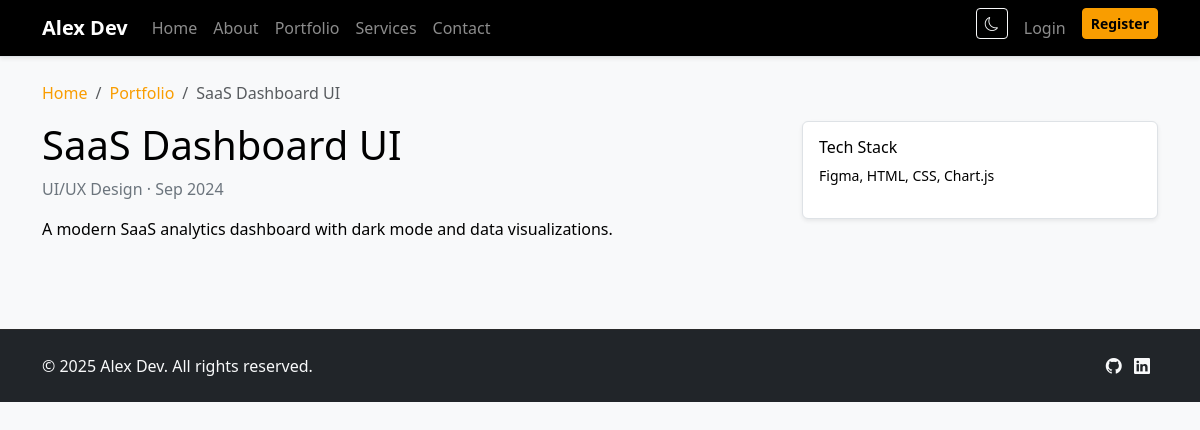
Page /project-details.php?slug=saas-dashboard-ui on the committed database.
### tables this page shows
CREATE TABLE projects (
  id INT UNSIGNED AUTO_INCREMENT PRIMARY KEY,
  title VARCHAR(200) NOT NULL,
  slug VARCHAR(220) NOT NULL UNIQUE,
  description LONGTEXT NOT NULL,
  thumbnail VARCHAR(255) DEFAULT NULL,
  category_id INT UNSIGNED DEFAULT NULL,
  technologies VARCHAR(500) DEFAULT NULL,
  project_url VARCHAR(255) DEFAULT NULL,
  source_code_url VARCHAR(255) DEFAULT NULL,
  project_date DATE DEFAULT NULL,
  is_featured TINYINT(1) NOT NULL DEFAULT 0,
  status ENUM('draft','published') NOT NULL DEFAULT 'draft',
  views INT UNSIGNED NOT NULL DEFAULT 0,
  created_at TIMESTAMP DEFAULT CURRENT_TIMESTAMP,
  updated_at TIMESTAMP DEFAULT CURRENT_TIMESTAMP ON UPDATE CURRENT_TIMESTAMP,
  FOREIGN KEY (category_id) REFERENCES categories(id) ON DELETE SET NULL,
  INDEX idx_status (status),
  INDEX idx_featured (is_featured),
  INDEX idx_category (category_id),
  INDEX idx_slug (slug)
);

CREATE TABLE categories (
  id INT UNSIGNED AUTO_INCREMENT PRIMARY KEY,
  name VARCHAR(100) NOT NULL,
  slug VARCHAR(120) NOT NULL UNIQUE,
  description TEXT DEFAULT NULL,
  created_at TIMESTAMP DEFAULT CURRENT_TIMESTAMP,
  updated_at TIMESTAMP DEFAULT CURRENT_TIMESTAMP ON UPDATE CURRENT_TIMESTAMP,
  INDEX idx_slug (slug)
);

### config/database.php (called while the page is built, shortened)
<?php
function db(): PDO {
    static $pdo = null;
    if ($pdo === null) {
        $host = '127.0.0.1';
        $dbname = 'portfolio_db';
        $user = 'root';
        $pass = '';
        $dsn = "mysql:host=$host;dbname=$dbname;charset=utf8mb4";
        try {
            $pdo = new PDO($dsn, $user, $pass, [
                PDO::ATTR_ERRMODE => PDO::ERRMODE_EXCEPTION,
                PDO::ATTR_DEFAULT_FETCH_MODE => PDO::FETCH_ASSOC,
                PDO::ATTR_EMULATE_PREPARES => false,
            ]);
        } catch (PDOException $e) {
            error_log('DB Error: ' . $e->getMessage());
            die('Database connection failed. Please check configuration.');
        }
    }
    return $pdo;
}

### includes/functions.php (called while the page is built, shortened)
<?php
require_once __DIR__ . '/../config/database.php';
function e($v): string { return htmlspecialchars((string)$v, ENT_QUOTES, 'UTF-8'); }

### project-details.php (the view, shortened to what this page needs)
<?php
$slug = $_GET['slug'] ?? '';
$stmt = db()->prepare("
    SELECT p.*, c.name AS category_name, c.slug AS category_slug
    FROM projects p LEFT JOIN categories c ON c.id=p.category_id
    WHERE p.slug=? AND p.status='published' LIMIT 1
");
$stmt->execute([$slug]);
$p = $stmt->fetch();
include 'includes/header.php'; ?>
<nav aria-label="breadcrumb">
<ol class="breadcrumb">
  <li class="breadcrumb-item"><a href="<?= BASE_URL ?>">Home</a></li>
  <li class="breadcrumb-item"><a href="<?= BASE_URL ?>portfolio.php">Portfolio</a></li>
  <li class="breadcrumb-item active"><?= e($p['title']) ?></li>
</ol></nav>
<article class="row g-4">
  <div class="col-lg-8">
    <h1><?= e($p['title']) ?></h1>
    <p class="text-secondary">
      <?= e($p['category_name'] ?? 'Uncategorized') ?>
      <?php if ($p['project_date']): ?>
        · <?= e(date('M Y', strtotime($p['project_date']))) ?>
      <?php endif; ?>
    </p>
    <div class="mb-3"><?= nl2br(e($p['description'])) ?></div>
  </div>
  <aside class="col-lg-4">
    <div class="card shadow-sm">
      <div class="card-body">
        <h6>Tech Stack</h6>
        <p class="small"><?= e($p['technologies'] ?: '—') ?></p>
      </div>
    </div>
  </aside>
</article>
<?php include 'includes/footer.php'; ?>

### assets/css/style.css (style rules this page uses)
:root { --brand-primary: #f99d00; --brand-hover: #e08d00; --bg-body: #f8f9fa; --text-main: #000000; --text-muted: #6c757d; --card-bg: #ffffff; --border-color: #dee2e6; --footer-bg: #000000; --footer-text: #ffffff; --sidebar-bg: #000000; --sidebar-text: #a0a0a0; --sidebar-hover: #1a1a1a; }
body { font-family: system-ui, -apple-system, "Segoe UI", sans-serif; background-color: var(--bg-body); color: var(--text-main); transition: background-color 0.3s ease, color 0.3s ease; }
.card { transition: transform .2s, box-shadow .2s; background-color: var(--card-bg); border-color: var(--border-color); color: var(--text-main); }
a { color: var(--brand-primary); text-decoration: none; }

### rows in the picture
projects: title "SaaS Dashboard UI", category.name "UI/UX Design", project_date "Sep 2024", description "A modern SaaS analytics dashboard with dark mode and data visualizations.", technologies "Figma, HTML, CSS, Chart.js"

### other values in the picture
get_setting('owner_name','Portfolio') "Alex Dev"
$label "Home"
$label "About"
$label "Portfolio"
$label "Services"
$label "Contact"
get_setting('footer_text','© Portfolio') "© 2025 Alex Dev. All rights reserved."
